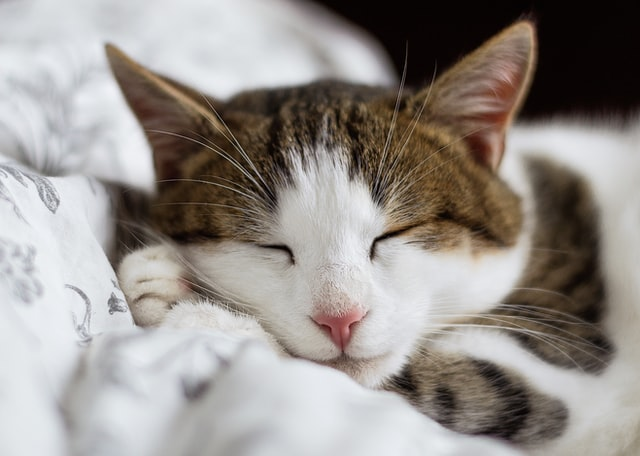
#> input picture Photos/Cat.jpeg, 640 x 456 px, found by its file name
$ python spaces.py
#> lines starting #> are read from the running program, lines starting #| are printed output that depends on the picture
import cv2 as cv

img = cv.imread('/Users/nirmanpatel36/Documents/OpenCV/Photos/Cat.jpeg')
#> img is the input picture: shape (456, 640, 3); mean B, G, R 141, 145.5, 151.2
cv.imshow("Cat", img)

#BGR to Gray
gray = cv.cvtColor(img, cv.COLOR_BGR2GRAY)
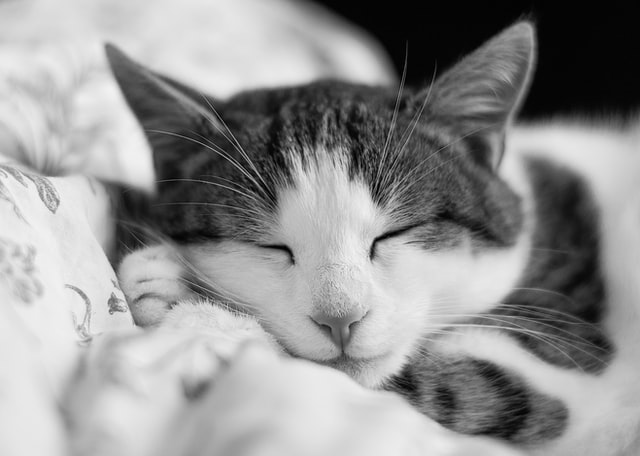
#> gray: shape (456, 640); min 1, max 244, mean 146.7
cv.imshow("Gray", gray)

#BGR to HSV (Hue, Saturation, Value)
hsv = cv.cvtColor(img, cv.COLOR_BGR2HSV)
#> hsv: shape (456, 640, 3); mean H, S, V 52.9, 50, 153.7
cv.imshow("HSV", hsv)

#BGR to L*a*b
lab = cv.cvtColor(img, cv.COLOR_BGR2LAB)
#> lab: shape (456, 640, 3); mean of channels 0, 1, 2 151.4, 129.7, 131.6
cv.imshow("LAB", lab)

#BGR to RGB
rgb = cv.cvtColor(img, cv.COLOR_BGR2RGB)
cv.imshow("RGB", rgb)

#HSV to BGR
bgr = cv.cvtColor(hsv, cv.COLOR_HSV2BGR)
cv.imshow("HSV to BGR", bgr)

cv.waitKey(0)

$ run again, with Photos/Black&White.jpeg copied over Photos/Cat.jpeg
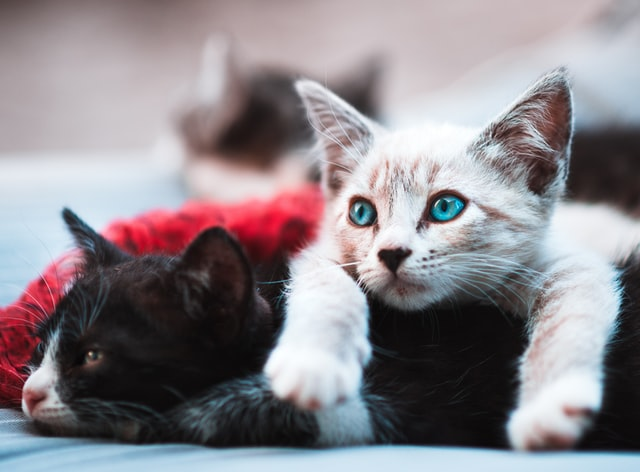
#> input picture Photos/Black&White.jpeg, 640 x 472 px, found by its file name
#> img is the input picture: shape (472, 640, 3); mean B, G, R 139.4, 133.7, 140.1
#> `gray = cv.cvtColor(img, cv.COLOR_BGR2GRAY)`:
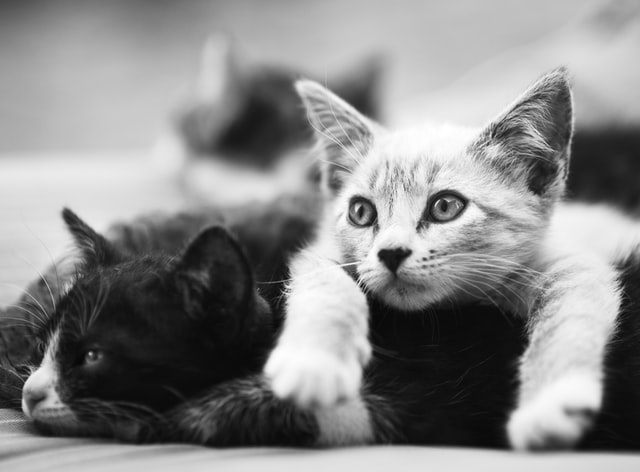
#> gray: shape (472, 640); min 6, max 255, mean 136.3
#> hsv: shape (472, 640, 3); mean H, S, V 119.1, 39.4, 149.2
#> lab: shape (472, 640, 3); mean of channels 0, 1, 2 140.5, 131.9, 126.7
